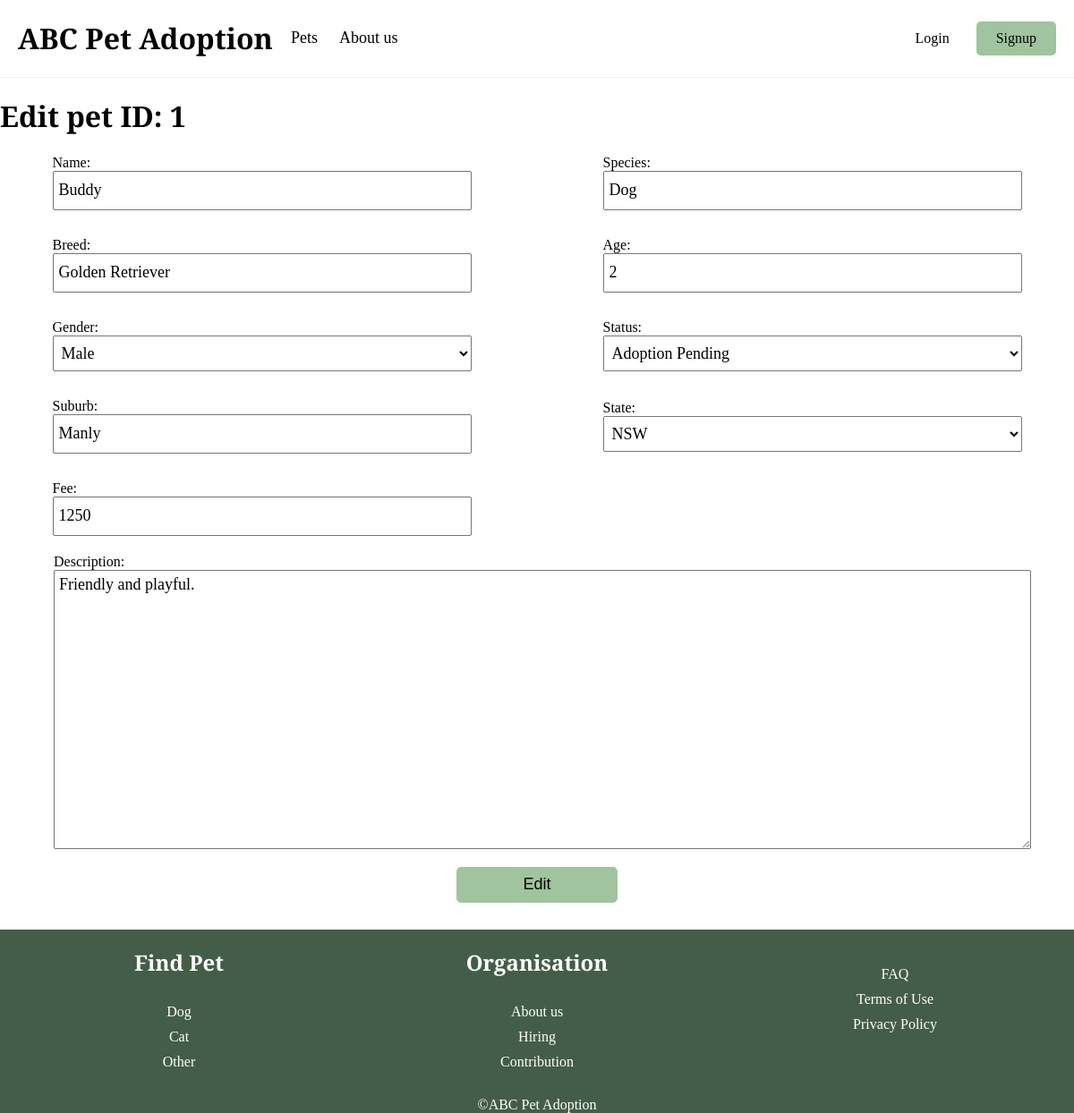
The page /edit-pet?pet_id=1 on the database its author committed.
### SEF/models.py (models this page shows, shortened)
class Pet(models.Model):
    name = models.CharField(max_length=100)
    species = models.CharField(max_length=100)
    breed = models.CharField(max_length=100)
    age = models.PositiveIntegerField()
    gender = models.CharField(max_length=50)
    description = models.CharField(max_length=500)
    image_path = models.CharField(max_length=100)
    status = models.CharField(max_length=100)
    suburb = models.CharField(max_length=100)
    state = models.CharField(max_length=100)
    fee = models.PositiveIntegerField()
    date_added = models.CharField(max_length=100)

### SEF/views.py (the view, shortened to what this page needs)
# urls.py: path("edit-pet", views.edit_pet),
def edit_pet(request):
    if request.method == 'GET':
        pet_id = request.GET["pet_id"]
        pet = Pet.objects.get(id=pet_id)
        return render(
            request,
            'pet-edit.html',
            context={
                "pet": pet
            }
        )

### SEF/templates/pet-edit.html (shortened to what this page needs)
<!DOCTYPE html>
<html lang="en">
<head>
    {% load static %}
    <link rel="stylesheet" type="text/css" href="{% static 'css/master.css' %}">
    <link rel="stylesheet" type="text/css" href="{% static 'css/admin.css' %}">
    <link rel="stylesheet" type="text/css" href="{% static 'css/Kiyo.css' %}">
</head>
<body>
    {% include 'layout/header.html' %}
    <div id="pet-edit">
        <div id="pet-edit-container">
            <h1>Edit pet ID: {{ pet.id }}</h1>
            <form action="/edit-pet" method="POST">
                <div id="edit-form-container">
                    <div>
                        <label for="pet-name">Name:</label>
                        <input type="text" name="pet-name" id="pet-name" value="{{pet.name}}" required>
                    </div>
                    <div>
                        <label for="species">Species:</label>
                        <input type="text" name="species" id="species" value="{{pet.species}}" required>
                    </div>
                    <div>
                        <label for="breed">Breed:</label>
                        <input type="text" name="breed" id="breed" value="{{pet.breed}}" required>
                    </div>
                    <div>
                        <label for="age">Age:</label>
                        <input type="text" name="age" id="age" value="{{pet.age}}" required>
                    </div>
                    <div>
                        <label for="gender">Gender:</label>
                        <select name="gender" id="gender" required>
                            <option value="{{pet.gender}}">{{pet.gender}}</option>
                        </select>
                    </div>
                    <div>
                        <label for="status">Status:</label>
                        <select name="status" id="status" required>
                            <option value="{{pet.status}}">{{pet.status}}</option>
                        </select>
                    </div>
                    <div>
                        <label for="suburb">Suburb:</label>
                        <input type="text" name="suburb" id="suburb" value="{{pet.suburb}}" required>
                    </div>
                    <div>
                        <label for="state">State:</label>
                        <select name="state" id="state">
                            <option value="{{pet.state}}">{{pet.state}}</option>
                        </select>
                    </div>
                    <div>
                        <label for="fee">Fee:</label>
                        <input type="text" name="fee" id="fee" value="{{pet.fee}}" required>
                    </div>
                </div>
                <div id="description-container">
                    <label for="description">Description:</label>
                    <textarea name="description" id="description" cols="25" rows="20">{{pet.description}}</textarea>
                </div>
                <div id="edit-button-container">
                    <button id="edit-button" type="submit">Edit</button>
                </div>
            </form>
        </div>
    </div>
    {% include 'layout/footer.html' %}
</body>
</html>

### SEF/static/css/master.css (style rules this page uses)
html, body { font-family: 'Young Serif', serif; margin: 0; padding: 0; }

### SEF/static/css/admin.css (style rules this page uses)
#pet-edit { width: 100%; height: fit-content; display: flex; justify-content: center; align-items: center; }
#pet-edit-container { width: 100%; max-width: 1300px; margin: auto; padding-bottom: 30px; }
#pet-edit-container form { width: 100%; height: fit-content; display: flex; flex-direction: column; justify-content: center; align-items: center; }
#edit-form-container { width: 100%; display: grid; grid-template-columns: auto auto; gap: 30px; padding-bottom: 20px; }
#edit-form-container div { width: 80%; margin: auto; display: flex; flex-direction: column; }
#edit-form-container div input, #edit-form-container div select { padding: 5px; height: 30px; font-size: 18px; font-family: 'Young Serif', serif; }
#edit-form-container div select { height: 40px; }
#description-container { width: 90%; margin: auto; display: flex; flex-direction: column; padding-bottom: 20px; }
#description { width: 100%; height: 300px; margin: auto; padding: 5px; font-size: 18px; font-family: 'Young Serif', serif; }
#edit-button { width: 180px; height: 40px; border-radius: 5px; border: 1px solid #A0C49D; background-color: #A0C49D; cursor: pointer; font-size: 18px; }

### rows shown on the page
Pet: id "1", pet-name "Buddy", species "Dog", breed "Golden Retriever", age "2", gender "Male", status "Adoption Pending", suburb "Manly", state "NSW", fee "1250", description "Friendly and playful."
